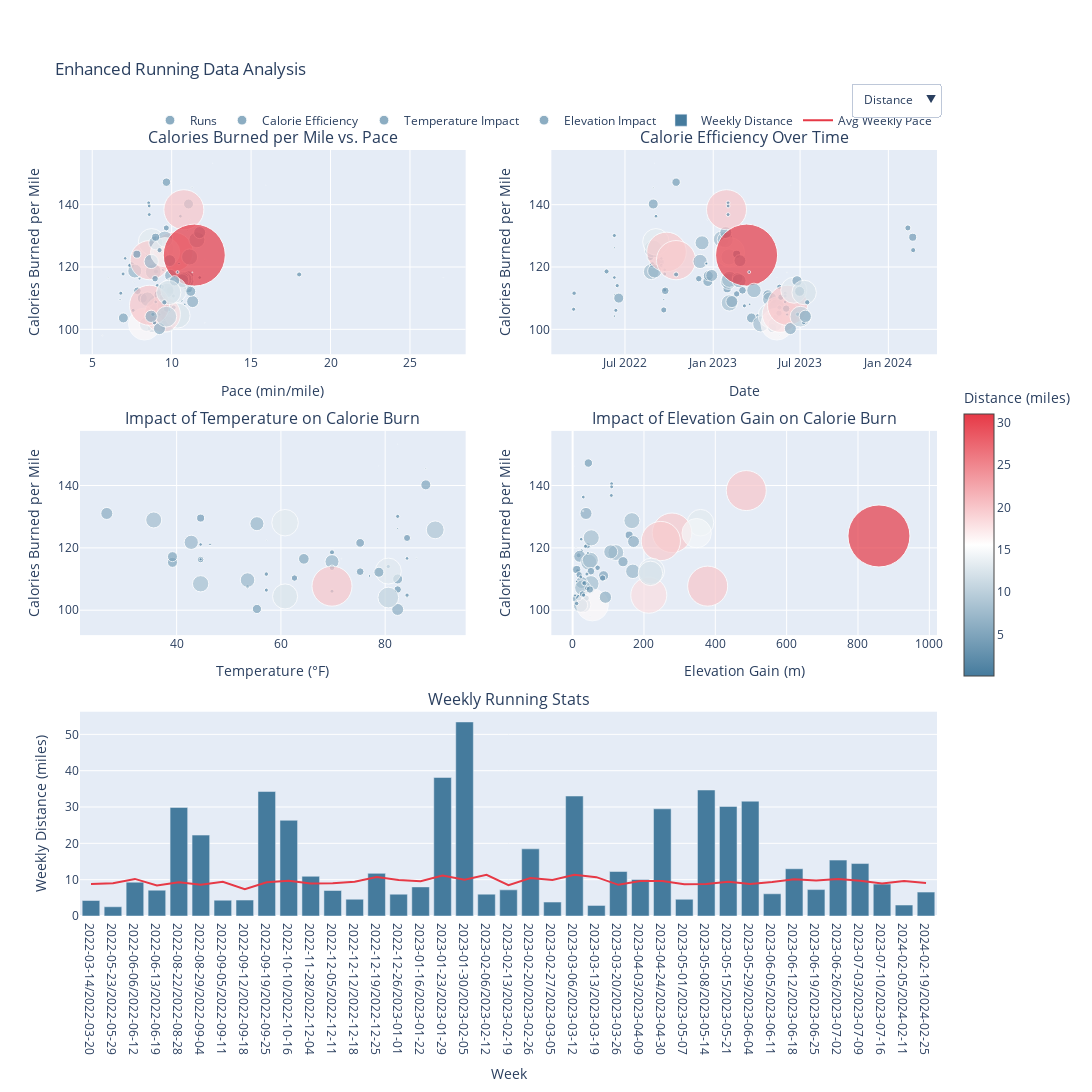

Notebook cell for this chart:
### Code cell
import pandas as pd
import plotly.graph_objects as go
from plotly.subplots import make_subplots
import numpy as np

# Load the dataset
file_path = '/Users/ngirmay/Documents/GitHub/ironman_retrospective/IronMan_2023/apple_health/health_data_exported/HKWorkoutActivityTypeRunning_2024-04-99_18-31-37_SimpleHealthExportCSV.csv'
df = pd.read_csv(file_path, skiprows=1)

# Clean and process the relevant columns
df['totalEnergyBurned'] = pd.to_numeric(df['totalEnergyBurned'].str.split().str[0], errors='coerce')
df['totalDistance'] = pd.to_numeric(df['totalDistance'].str.split().str[0], errors='coerce') / 1609.34  # Convert meters to miles
df['duration'] = df['duration'] / 60  # Convert seconds to minutes
df['PaceMinPerMile'] = df['duration'] / df['totalDistance']
df['CaloriesPerMile'] = df['totalEnergyBurned'] / df['totalDistance']
df['startDate'] = pd.to_datetime(df['startDate'])
df['temperature'] = pd.to_numeric(df['HKWeatherTemperature'].str.split().str[0], errors='coerce')
df['elevationGain'] = pd.to_numeric(df['HKElevationAscended'].str.split().str[0], errors='coerce') / 100  # Convert cm to m

# Remove outliers and NaN values
df_clean = df.dropna(subset=['PaceMinPerMile', 'CaloriesPerMile', 'totalDistance'])

# Create subplots
fig = make_subplots(rows=3, cols=2, subplot_titles=("Calories Burned per Mile vs. Pace", 
                                                    "Calorie Efficiency Over Time",
                                                    "Impact of Temperature on Calorie Burn",
                                                    "Impact of Elevation Gain on Calorie Burn",
                                                    "Weekly Running Stats"),
                    specs=[[{}, {}],
                           [{}, {}],
                           [{"colspan": 2}, None]],
                    vertical_spacing=0.1,
                    horizontal_spacing=0.1)

# Define color scale
color_scale = [[0, "#457b9d"], [0.5, "white"], [1, "#e63946"]]

# Function to create scatter plot
def create_scatter(x, y, size, color, name, colorbar_title):
    return go.Scatter(
        x=x, y=y, 
        mode='markers', 
        name=name,
        marker=dict(
            size=size, 
            color=color, 
            colorscale=color_scale,
            colorbar=dict(title=colorbar_title, y=0.5, len=0.4),
            showscale=(name == 'Runs')  # Only show colorbar for the first plot
        ),
        text=df_clean['totalDistance'].round(2),
        hovertemplate='%{x}<br>Calories/Mile: %{y:.2f}<br>Distance: %{text} miles<extra></extra>'
    )

# 1. Calories per Mile vs. Pace
fig.add_trace(create_scatter(df_clean['PaceMinPerMile'], df_clean['CaloriesPerMile'], 
                             df_clean['totalDistance']*2, df_clean['totalDistance'], 
                             'Runs', 'Distance (miles)'), row=1, col=1)

# 2. Time Series of Calorie Efficiency
fig.add_trace(create_scatter(df_clean['startDate'], df_clean['CaloriesPerMile'], 
                             df_clean['totalDistance']*2, df_clean['totalDistance'], 
                             'Calorie Efficiency', ''), row=1, col=2)

# 3. Impact of Temperature on Calorie Burn
fig.add_trace(create_scatter(df_clean['temperature'], df_clean['CaloriesPerMile'], 
                             df_clean['totalDistance']*2, df_clean['totalDistance'], 
                             'Temperature Impact', ''), row=2, col=1)

# 4. Impact of Elevation Gain on Calorie Burn
fig.add_trace(create_scatter(df_clean['elevationGain'], df_clean['CaloriesPerMile'], 
                             df_clean['totalDistance']*2, df_clean['totalDistance'], 
                             'Elevation Impact', ''), row=2, col=2)

# 5. Weekly Running Stats
weekly_stats = df_clean.groupby(df_clean['startDate'].dt.to_period('W')).agg({
    'totalDistance': 'sum',
    'totalEnergyBurned': 'sum',
    'duration': 'sum'
}).reset_index()
weekly_stats['AvgPace'] = weekly_stats['duration'] / weekly_stats['totalDistance']
weekly_stats['startDate'] = weekly_stats['startDate'].astype(str)

fig.add_trace(go.Bar(
    x=weekly_stats['startDate'], 
    y=weekly_stats['totalDistance'],
    name='Weekly Distance', 
    marker_color='#457b9d'
), row=3, col=1)

fig.add_trace(go.Scatter(
    x=weekly_stats['startDate'], 
    y=weekly_stats['AvgPace'],
    name='Avg Weekly Pace', 
    yaxis='y2', 
    line=dict(color='#e63946')
), row=3, col=1)

# Update layout
fig.update_layout(height=1400, width=1200, title_text="Enhanced Running Data Analysis")
fig.update_xaxes(title_text="Pace (min/mile)", row=1, col=1)
fig.update_xaxes(title_text="Date", row=1, col=2)
fig.update_xaxes(title_text="Temperature (°F)", row=2, col=1)
fig.update_xaxes(title_text="Elevation Gain (m)", row=2, col=2)
fig.update_xaxes(title_text="Week", row=3, col=1)
fig.update_yaxes(title_text="Calories Burned per Mile", row=1, col=1)
fig.update_yaxes(title_text="Calories Burned per Mile", row=1, col=2)
fig.update_yaxes(title_text="Calories Burned per Mile", row=2, col=1)
fig.update_yaxes(title_text="Calories Burned per Mile", row=2, col=2)
fig.update_yaxes(title_text="Weekly Distance (miles)", row=3, col=1)
fig.update_yaxes(title_text="Avg Weekly Pace (min/mile)", secondary_y=True, row=3, col=1)

# Add dropdown for color coding
updatemenus = [
    dict(
        buttons=list([
            dict(label="Distance",
                 method="update",
                 args=[{"marker.color": [df_clean['totalDistance'], df_clean['totalDistance'], df_clean['totalDistance'], df_clean['totalDistance']],
                        "marker.colorscale": [color_scale, color_scale, color_scale, color_scale],
                        "marker.colorbar": [dict(title="Distance (miles)"), dict(title=""), dict(title=""), dict(title="")]
                       }]),
            dict(label="Pace",
                 method="update",
                 args=[{"marker.color": [df_clean['PaceMinPerMile'], df_clean['PaceMinPerMile'], df_clean['PaceMinPerMile'], df_clean['PaceMinPerMile']],
                        "marker.colorscale": [color_scale, color_scale, color_scale, color_scale],
                        "marker.colorbar": [dict(title="Pace (min/mile)"), dict(title=""), dict(title=""), dict(title="")]
                       }]),
            dict(label="Calories",
                 method="update",
                 args=[{"marker.color": [df_clean['totalEnergyBurned'], df_clean['totalEnergyBurned'], df_clean['totalEnergyBurned'], df_clean['totalEnergyBurned']],
                        "marker.colorscale": [color_scale, color_scale, color_scale, color_scale],
                        "marker.colorbar": [dict(title="Calories Burned"), dict(title=""), dict(title=""), dict(title="")]
                       }]),
        ]),
        direction="down",
        pad={"r": 10, "t": 10},
        showactive=True,
        x=0.9,
        xanchor="left",
        y=1.1,
        yanchor="top"
    ),
]

fig.update_layout(updatemenus=updatemenus)

# Adjust layout to prevent overlap
fig.update_layout(margin=dict(r=80, t=150), showlegend=True, 
                  legend=dict(orientation="h", yanchor="bottom", y=1.02, xanchor="right", x=1))

# Show the figure
fig.show()
